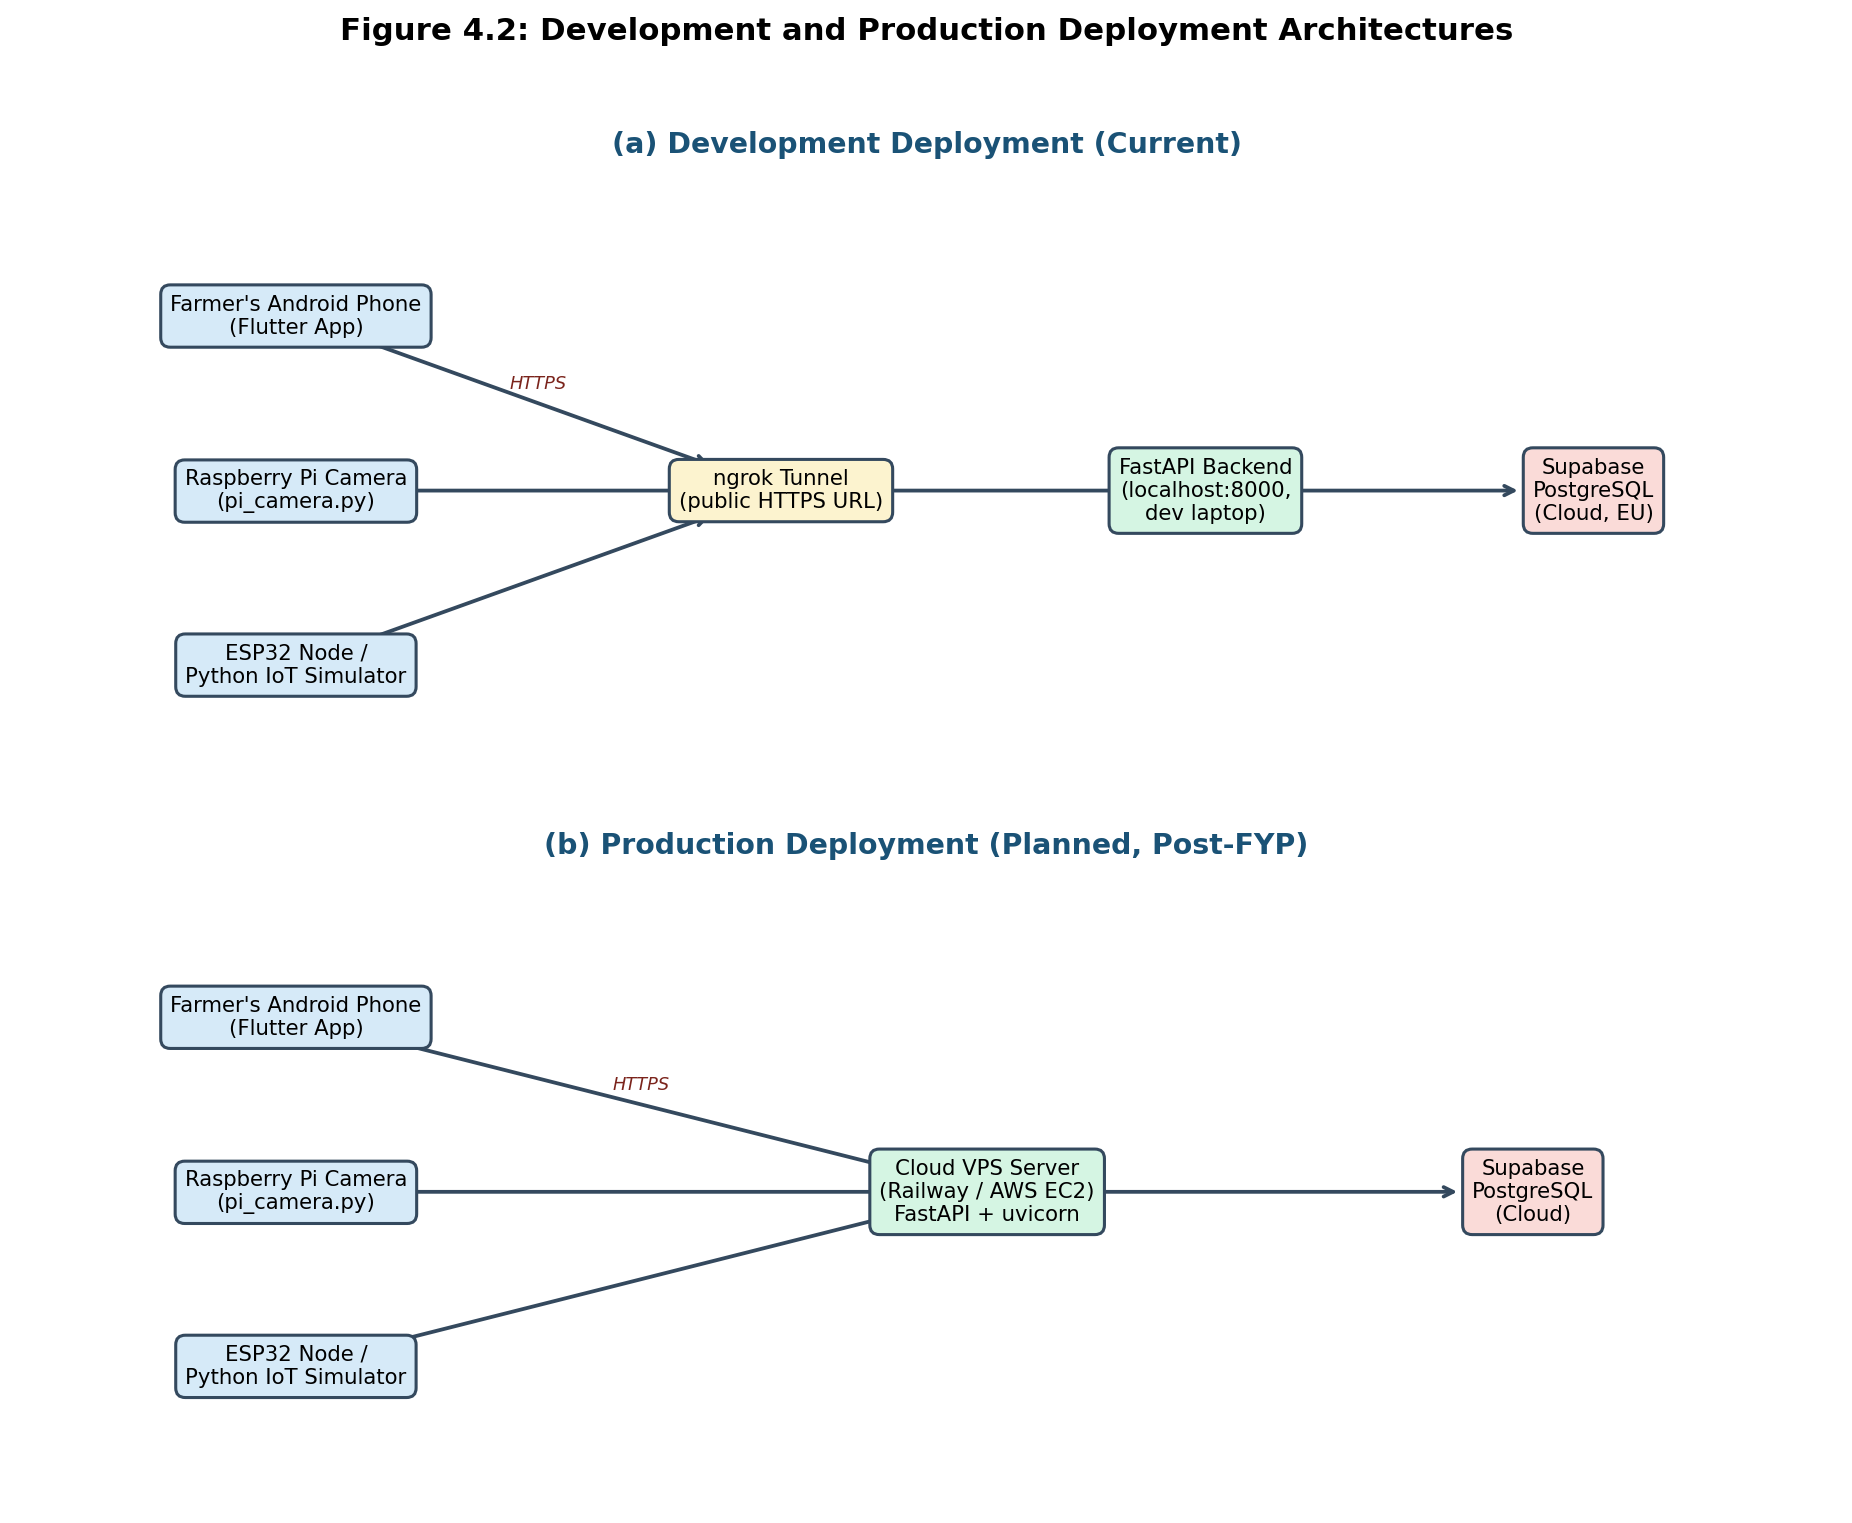

This chart was generated by the following Python code:
"""
Generates Figure 4.2: Development and Production Deployment Architectures
for the TomatoGuard thesis. Saves figure_4_2_deployment.png.

Run:  python figure_4_2_deployment.py
"""

import matplotlib
matplotlib.use("Agg")
import matplotlib.pyplot as plt

# ─── colours ────────────────────────────────────────────────
CLIENT = "#D6EAF8"   # light blue  — devices/clients
TUNNEL = "#FCF3CF"   # light yellow — ngrok tunnel
SERVER = "#D5F5E3"   # light green — backend server
DB     = "#FADBD8"   # light red   — database


def box(ax, x, y, text, color, w=2.6, h=1.1):
    ax.text(
        x, y, text, ha="center", va="center", fontsize=9, zorder=3,
        bbox=dict(boxstyle="round,pad=0.45", facecolor=color,
                  edgecolor="#34495E", linewidth=1.3),
    )


def arrow(ax, x1, y1, x2, y2, label=None, two_way=False):
    style = "<->" if two_way else "->"
    ax.annotate(
        "", xy=(x2, y2), xytext=(x1, y1),
        arrowprops=dict(arrowstyle=style, lw=1.6, color="#34495E",
                        shrinkA=32, shrinkB=32),
        zorder=1,
    )
    if label:
        ax.text((x1 + x2) / 2, (y1 + y2) / 2 + 0.28, label,
                ha="center", va="center", fontsize=7.5, color="#7B241C",
                style="italic", zorder=2)


def draw_panel(ax, title, middle_boxes):
    """middle_boxes: list of (x, text, color) drawn left->right after clients."""
    ax.set_xlim(0, 15)
    ax.set_ylim(0, 9)
    ax.axis("off")
    ax.set_title(title, fontsize=12, fontweight="bold", color="#1A5276", pad=10)

    # Left column: the three farm/user clients
    clients = [
        (7.0, "Farmer's Android Phone\n(Flutter App)"),
        (4.5, "Raspberry Pi Camera\n(pi_camera.py)"),
        (2.0, "ESP32 Node /\nPython IoT Simulator"),
    ]
    cx = 2.3
    for cy, text in clients:
        box(ax, cx, cy, text, CLIENT)

    # Middle/right chain
    prev_x, prev_y = cx, 4.5
    for i, (mx, text, color) in enumerate(middle_boxes):
        my = 4.5
        box(ax, mx, my, text, color)
        if i == 0:
            # connect all three clients into the first middle box
            for cy, _ in clients:
                lbl = "HTTPS" if abs(cy - 7.0) < 0.1 else None
                arrow(ax, cx, cy, mx, my, label=lbl)
        else:
            two = (color == DB)  # backend <-> database is two-way
            arrow(ax, prev_x, my, mx, my, two_way=two)
        prev_x, prev_y = mx, my


fig, (ax1, ax2) = plt.subplots(2, 1, figsize=(11, 9))

# (a) Development
draw_panel(
    ax1,
    "(a) Development Deployment (Current)",
    [
        (6.3, "ngrok Tunnel\n(public HTTPS URL)", TUNNEL),
        (9.8, "FastAPI Backend\n(localhost:8000,\ndev laptop)", SERVER),
        (13.0, "Supabase\nPostgreSQL\n(Cloud, EU)", DB),
    ],
)

# (b) Production
draw_panel(
    ax2,
    "(b) Production Deployment (Planned, Post-FYP)",
    [
        (8.0, "Cloud VPS Server\n(Railway / AWS EC2)\nFastAPI + uvicorn", SERVER),
        (12.5, "Supabase\nPostgreSQL\n(Cloud)", DB),
    ],
)

fig.suptitle("Figure 4.2: Development and Production Deployment Architectures",
             fontsize=13, fontweight="bold", y=0.99)
fig.tight_layout(rect=[0, 0, 1, 0.97])
fig.savefig("figure_4_2_deployment.png", dpi=170, bbox_inches="tight")
print("Saved: figure_4_2_deployment.png")
